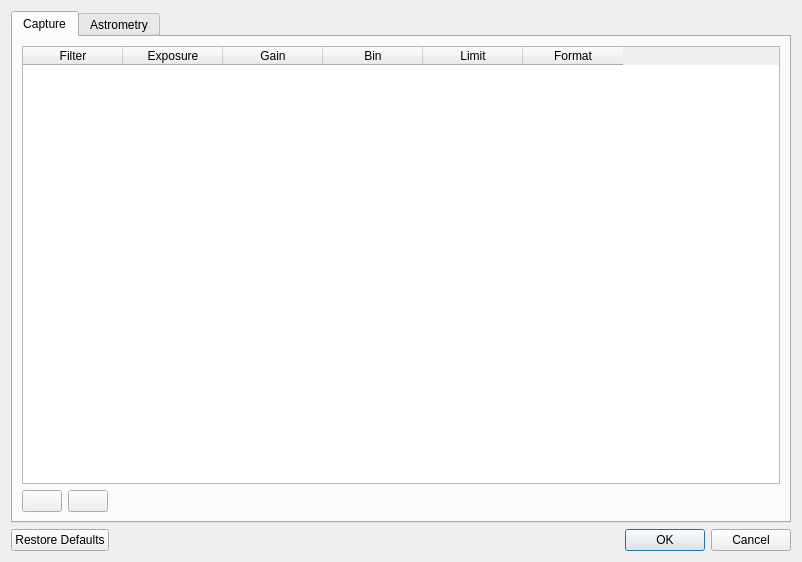
<?xml version="1.0" encoding="UTF-8"?>
<ui version="4.0">
 <class>ScheduleEntryDialog</class>
 <widget class="QDialog" name="ScheduleEntryDialog">
  <property name="geometry">
   <rect>
    <x>0</x>
    <y>0</y>
    <width>802</width>
    <height>562</height>
   </rect>
  </property>
  <property name="windowTitle">
   <string/>
  </property>
  <layout class="QVBoxLayout" name="verticalLayout">
   <item>
    <widget class="QTabWidget" name="tab_widget">
     <property name="tabShape">
      <enum>QTabWidget::Rounded</enum>
     </property>
     <property name="currentIndex">
      <number>0</number>
     </property>
     <widget class="QWidget" name="capture_tab">
      <attribute name="title">
       <string>Capture</string>
      </attribute>
      <layout class="QVBoxLayout" name="verticalLayout_2">
       <item>
        <widget class="QTableWidget" name="filter_table">
         <column>
          <property name="text">
           <string>Filter</string>
          </property>
         </column>
         <column>
          <property name="text">
           <string>Exposure</string>
          </property>
         </column>
         <column>
          <property name="text">
           <string>Gain</string>
          </property>
         </column>
         <column>
          <property name="text">
           <string>Bin</string>
          </property>
         </column>
         <column>
          <property name="text">
           <string>Limit</string>
          </property>
         </column>
         <column>
          <property name="text">
           <string>Format</string>
          </property>
         </column>
        </widget>
       </item>
       <item>
        <layout class="QHBoxLayout" name="horizontalLayout">
         <item>
          <widget class="QPushButton" name="add_filter_button">
           <property name="text">
            <string/>
           </property>
           <property name="icon">
            <iconset resource="resources/res.qrc">
             <normaloff>:/icons/ic_add_white_48px.svg</normaloff>:/icons/ic_add_white_48px.svg</iconset>
           </property>
          </widget>
         </item>
         <item>
          <widget class="QPushButton" name="remove_filter_button">
           <property name="text">
            <string/>
           </property>
           <property name="icon">
            <iconset resource="resources/res.qrc">
             <normaloff>:/icons/ic_remove_white_48px.svg</normaloff>:/icons/ic_remove_white_48px.svg</iconset>
           </property>
          </widget>
         </item>
         <item>
          <spacer name="horizontalSpacer">
           <property name="orientation">
            <enum>Qt::Horizontal</enum>
           </property>
           <property name="sizeHint" stdset="0">
            <size>
             <width>40</width>
             <height>20</height>
            </size>
           </property>
          </spacer>
         </item>
        </layout>
       </item>
      </layout>
     </widget>
     <widget class="QWidget" name="astrometry_tab">
      <attribute name="title">
       <string>Astrometry</string>
      </attribute>
     </widget>
    </widget>
   </item>
   <item>
    <widget class="QDialogButtonBox" name="button_box">
     <property name="orientation">
      <enum>Qt::Horizontal</enum>
     </property>
     <property name="standardButtons">
      <set>QDialogButtonBox::Cancel|QDialogButtonBox::Ok|QDialogButtonBox::RestoreDefaults</set>
     </property>
    </widget>
   </item>
  </layout>
 </widget>
 <resources>
  <include location="resources/res.qrc"/>
 </resources>
 <connections>
  <connection>
   <sender>button_box</sender>
   <signal>accepted()</signal>
   <receiver>ScheduleEntryDialog</receiver>
   <slot>accept()</slot>
   <hints>
    <hint type="sourcelabel">
     <x>248</x>
     <y>254</y>
    </hint>
    <hint type="destinationlabel">
     <x>157</x>
     <y>274</y>
    </hint>
   </hints>
  </connection>
  <connection>
   <sender>button_box</sender>
   <signal>rejected()</signal>
   <receiver>ScheduleEntryDialog</receiver>
   <slot>reject()</slot>
   <hints>
    <hint type="sourcelabel">
     <x>316</x>
     <y>260</y>
    </hint>
    <hint type="destinationlabel">
     <x>286</x>
     <y>274</y>
    </hint>
   </hints>
  </connection>
 </connections>
</ui>
